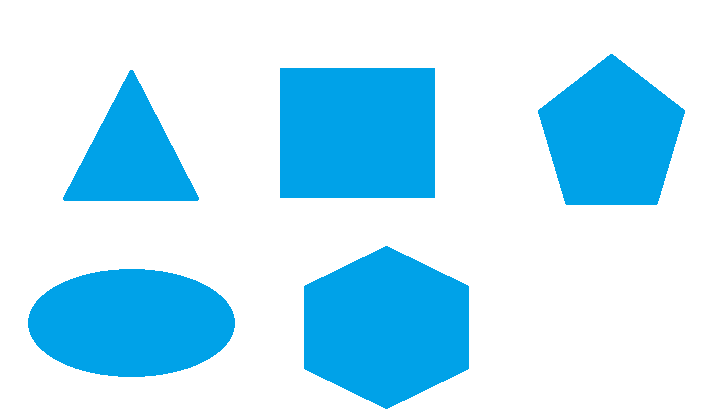
#> input picture Alistirmalar-1/polygons.png, 720 x 417 px, given in place of the camera
$ python HSV_ile_nesne_saptama.py
#> lines starting #> are read from the running program, lines starting #| are printed output that depends on the picture; after the words box and inside, x2 and y2 are one past the last pixel; in counts of white or black regions, pixels touching at a corner belong together
import cv2
import numpy as np

def nothing():
    pass

#camera=cv2.VideoCapture("hsv.mp4")

camera=cv2.VideoCapture(0)

cv2.namedWindow("trackbar")

cv2.createTrackbar("LH","trackbar",0,180,nothing)
#> slider 'LH' is set to 36
cv2.createTrackbar("LS","trackbar",0,255,nothing)
#> slider 'LS' is set to 51
cv2.createTrackbar("LV","trackbar",0,255,nothing)
#> slider 'LV' is set to 51

cv2.createTrackbar("UH","trackbar",0,180,nothing)
#> slider 'UH' is set to 180
cv2.createTrackbar("US","trackbar",0,255,nothing)
#> slider 'US' is set to 255
cv2.createTrackbar("UV","trackbar",0,255,nothing)
#> slider 'UV' is set to 255

while True:


    _,frame=camera.read()
#> frame is the input picture: shape (417, 720, 3); mean B, G, R 248.6, 229.3, 184.6

    frame=cv2.flip(frame,1)
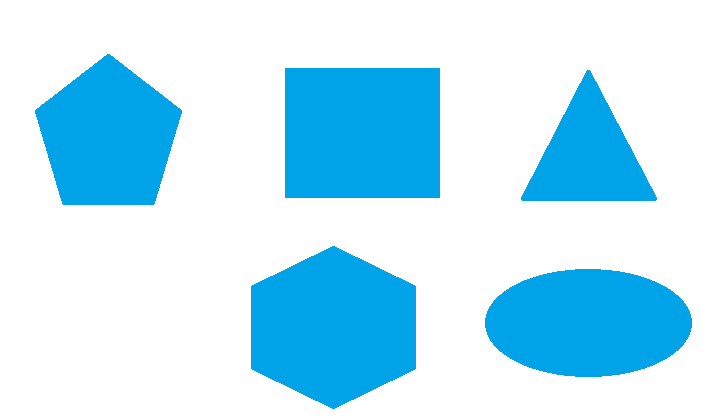
#> frame: shape (417, 720, 3); mean B, G, R 248.6, 229.3, 184.6

    if _ is False:
        continue

    frame=cv2.resize(frame,(640,480))
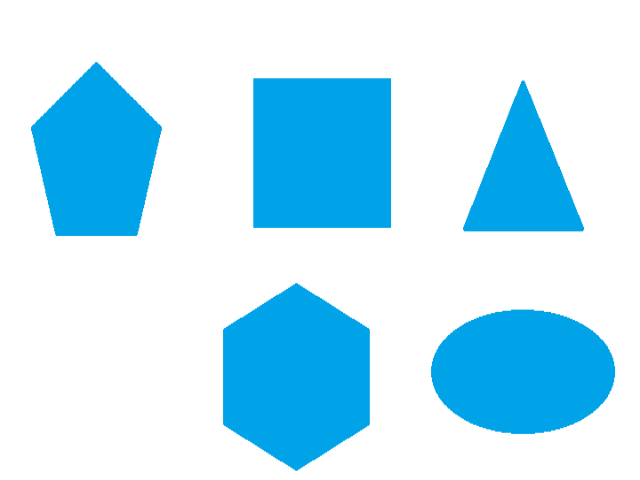
#> frame: shape (480, 640, 3); mean B, G, R 248.6, 229.3, 184.6

    hsv=cv2.cvtColor(frame,cv2.COLOR_BGR2HSV)
#> hsv: shape (480, 640, 3); mean H, S, V 27.8, 70.4, 248.6

    lh = cv2.getTrackbarPos("LH", "trackbar")
    ls = cv2.getTrackbarPos("LS", "trackbar")
    lv = cv2.getTrackbarPos("LV", "trackbar")

    uh = cv2.getTrackbarPos("UH", "trackbar")
    us = cv2.getTrackbarPos("US", "trackbar")
    uv = cv2.getTrackbarPos("UV", "trackbar")

    lower_blue=np.array([lh,ls,lv])
    upper_blue = np.array([uh, us, uv])

    mask=cv2.inRange(hsv,lower_blue,upper_blue)
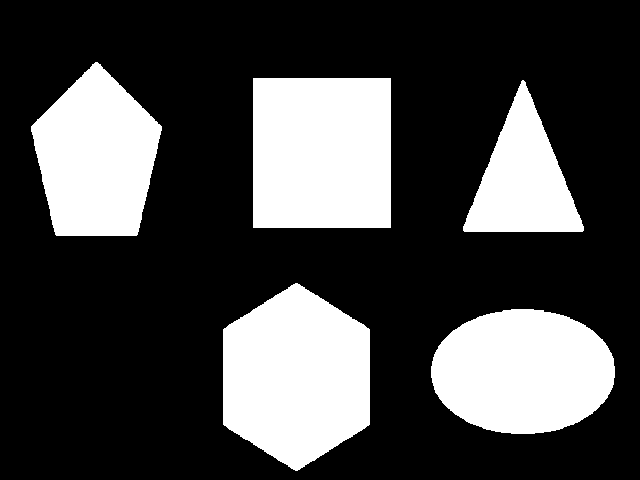
#> mask: shape (480, 640); 27.8% white; 5 white regions, box (x1, y1, x2, y2) and area: (223, 283, 370, 471) 20967, (253, 78, 391, 228) 20700, (431, 309, 615, 434) 18141, (31, 62, 162, 236) 16020, (463, 80, 584, 232) 9688

    bitwise=cv2.bitwise_and(frame,frame,mask=mask)
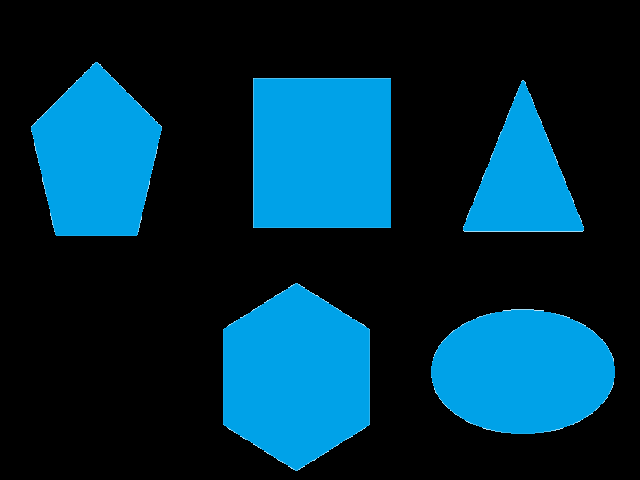
#> bitwise: shape (480, 640, 3); mean B, G, R 64.6, 45.3, 0.6


    cv2.imshow("frame",frame)
    cv2.imshow("mask",mask)
    cv2.imshow("bitwise",bitwise)

    if cv2.waitKey(30) % 0xFF==ord("q"):
#> (key q is pressed here)
        break

cv2.destroyAllWindows()
